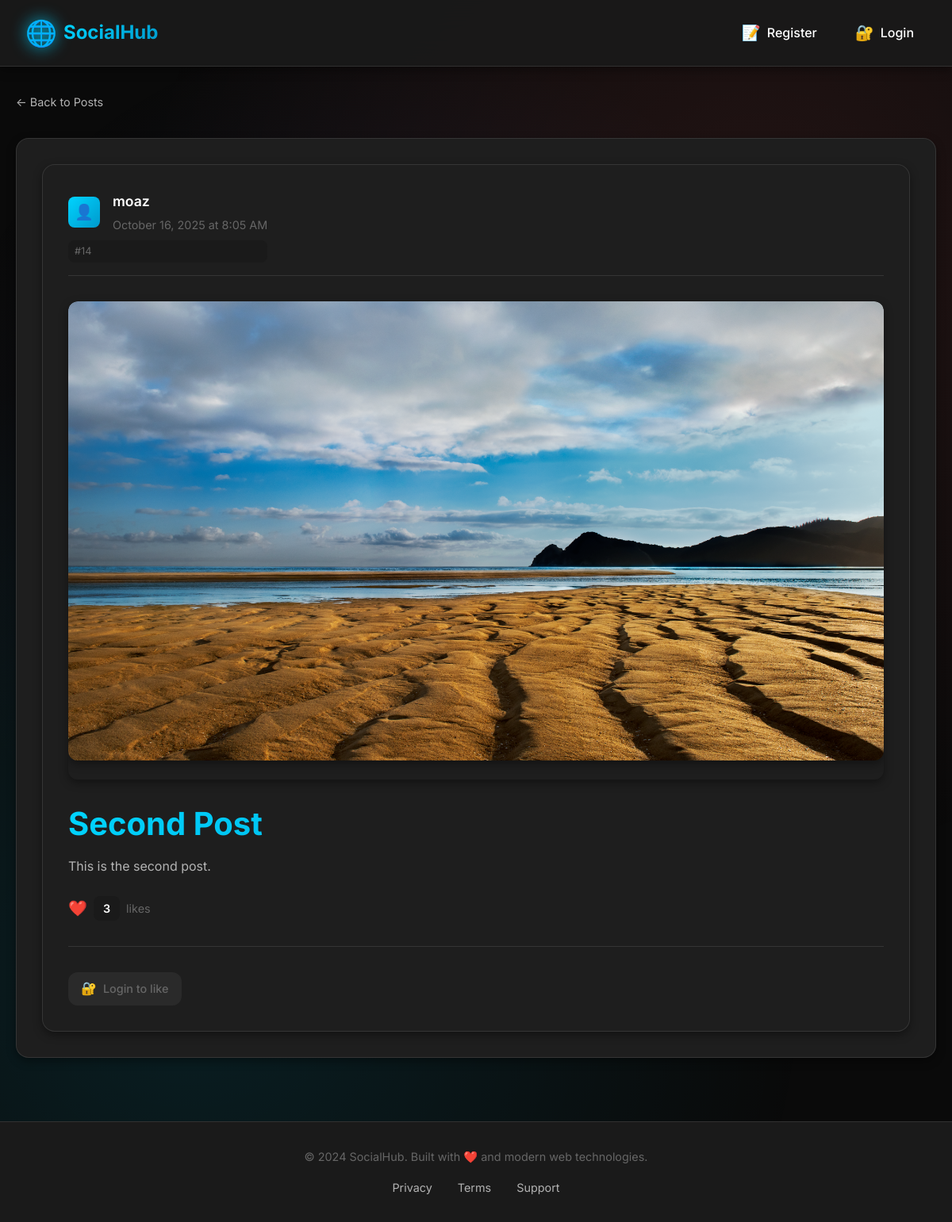
Screenshot of /posts/14 with the database file from the repository.
### posts/models.py (models this page shows, shortened)
class Post(models.Model):
    title = models.CharField(max_length=75)
    body = models.TextField()
    date = models.DateTimeField(auto_now_add=True)
    banner = models.ImageField(blank=True)
    author = models.ForeignKey(User, on_delete=models.CASCADE, default=None)
    likes = models.ManyToManyField(User, related_name='liked_posts', blank=True)
    def total_likes(self):
        return self.likes.count()

### posts/views.py (the view)
# urls.py: path('<int:pk>', views.post_page, name="page"),
def post_page(request, pk):
    post = get_object_or_404(Post, pk=pk)
    return render(request, 'posts/post_page.html', {'post': post})

### posts/templates/posts/post_page.html (shortened to what this page needs)
{% extends 'layout.html' %}
{% block content %}
    <div class="breadcrumb">
        <a href="{% url 'posts:list' %}">← Back to Posts</a>
    </div>
    <section class="postpage">
        <article class="post-detail">
            <div class="post-header">
                <div class="post-meta">
                    <div class="author-info">
                        <span class="author-avatar">👤</span>
                        <div class="author-details">
                            <span class="author-name">{{ post.author }}</span>
                            <span class="post-date">{{ post.date|date:"F d, Y \a\t g:i A" }}</span>
                        </div>
                    </div>
                    <div class="post-id">#{{ post.id }}</div>
                </div>
            </div>
            {% if post.banner %}
                <div class="post-banner">
                    <img
                        class="banner"
                        src="{{ post.banner.url }}"
                        alt="{{ post.title }}"
                        loading="lazy"
                    />
                </div>
            {% endif %}
            <div class="post-content">
                <h1 class="post-title">{{ post.title }}</h1>
                <div class="post-body">
                    <p>{{ post.body|linebreaks }}</p>
                </div>
            </div>
            <div class="post-stats">
                <div class="likes-container">
                    <span class="likes-icon">❤️</span>
                    <span class="likes-count">{{ post.total_likes }}</span>
                    <span class="likes-label">
                        {% if post.total_likes == 1 %}like{% else %}likes{% endif %}
                    </span>
                </div>
            </div>
            <div class="post-actions">
                <div class="interaction-buttons">
                    {% if user.is_authenticated %}
                        <form action="{% url 'posts:like-post' post.id %}" method="POST" class="like-form">
                            {% csrf_token %}
                            {% if user in post.likes.all %}
                                <button type="submit" class="interaction-btn unlike-btn" title="Unlike this post">
                                    <span class="btn-icon">💔</span>
                                    <span class="btn-text">Unlike</span>
                                </button>
                            {% else %}
                                <button type="submit" class="interaction-btn like-btn" title="Like this post">
                                    <span class="btn-icon">❤️</span>
                                    <span class="btn-text">Like</span>
                                </button>
                            {% endif %}
                        </form>
                    {% else %}
                        <a href="{% url 'users:login' %}" class="interaction-btn login-prompt" title="Login to like posts">
                            <span class="btn-icon">🔐</span>
                            <span class="btn-text">Login to like</span>
                        </a>
                    {% endif %}
                </div>
            </div>
        </article>
    </section>
{% endblock %}

### rows the page displays
Post: author "moaz", date "October 16, 2025 at 8:05 AM", id "14", banner (picture), title "Second Post", body "This is the second post.", total_likes "3"
